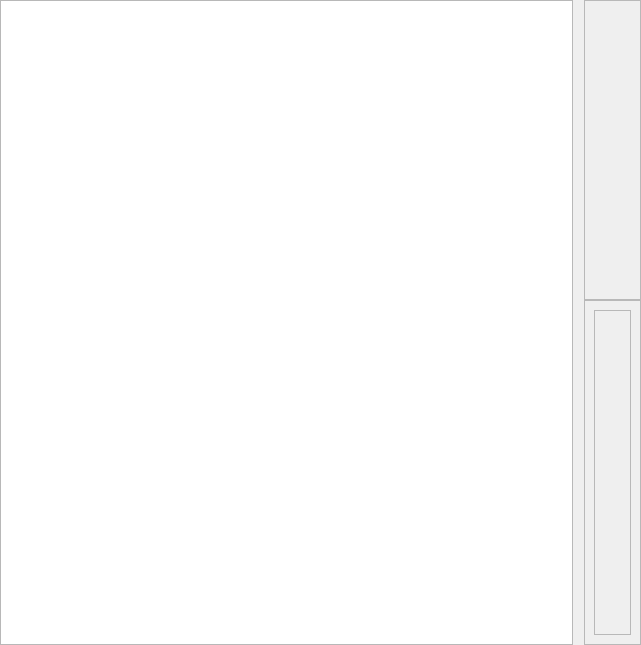
<?xml version="1.0" encoding="UTF-8"?>
<ui version="4.0">
 <class>FileSystemViewPage</class>
 <widget class="QWidget" name="FileSystemViewPage">
  <property name="geometry">
   <rect>
    <x>0</x>
    <y>0</y>
    <width>641</width>
    <height>645</height>
   </rect>
  </property>
  <property name="windowTitle">
   <string>Form</string>
  </property>
  <layout class="QVBoxLayout" name="verticalLayout_3">
   <property name="spacing">
    <number>0</number>
   </property>
   <property name="leftMargin">
    <number>0</number>
   </property>
   <property name="topMargin">
    <number>0</number>
   </property>
   <property name="rightMargin">
    <number>0</number>
   </property>
   <property name="bottomMargin">
    <number>0</number>
   </property>
   <item>
    <widget class="QSplitter" name="splitter">
     <property name="orientation">
      <enum>Qt::Orientation::Horizontal</enum>
     </property>
     <property name="handleWidth">
      <number>1</number>
     </property>
     <widget class="QTreeView" name="dirTree"/>
     <widget class="QWidget" name="layoutWidget">
      <layout class="QVBoxLayout" name="verticalLayout_2">
       <property name="spacing">
        <number>0</number>
       </property>
       <property name="leftMargin">
        <number>10</number>
       </property>
       <item>
        <widget class="WaveformWidget" name="frame_2">
         <property name="sizePolicy">
          <sizepolicy hsizetype="Preferred" vsizetype="Preferred">
           <horstretch>1</horstretch>
           <verstretch>0</verstretch>
          </sizepolicy>
         </property>
         <property name="minimumSize">
          <size>
           <width>0</width>
           <height>300</height>
          </size>
         </property>
         <property name="maximumSize">
          <size>
           <width>16777215</width>
           <height>300</height>
          </size>
         </property>
         <property name="frameShape">
          <enum>QFrame::Shape::StyledPanel</enum>
         </property>
         <property name="frameShadow">
          <enum>QFrame::Shadow::Raised</enum>
         </property>
        </widget>
       </item>
       <item>
        <widget class="QFrame" name="frame">
         <property name="frameShape">
          <enum>QFrame::Shape::StyledPanel</enum>
         </property>
         <property name="frameShadow">
          <enum>QFrame::Shadow::Raised</enum>
         </property>
         <layout class="QVBoxLayout" name="verticalLayout">
          <item>
           <widget class="PlaylistPage" name="page">
            <property name="frameShape">
             <enum>QFrame::Shape::StyledPanel</enum>
            </property>
            <property name="frameShadow">
             <enum>QFrame::Shadow::Raised</enum>
            </property>
           </widget>
          </item>
         </layout>
        </widget>
       </item>
      </layout>
     </widget>
    </widget>
   </item>
  </layout>
 </widget>
 <customwidgets>
  <customwidget>
   <class>PlaylistPage</class>
   <extends>QFrame</extends>
   <header>widget/playlistpage.h</header>
   <container>1</container>
  </customwidget>
  <customwidget>
   <class>WaveformWidget</class>
   <extends>QFrame</extends>
   <header>widget/chatgpt/waveformwidget.h</header>
   <container>1</container>
  </customwidget>
 </customwidgets>
 <resources/>
 <connections/>
</ui>
